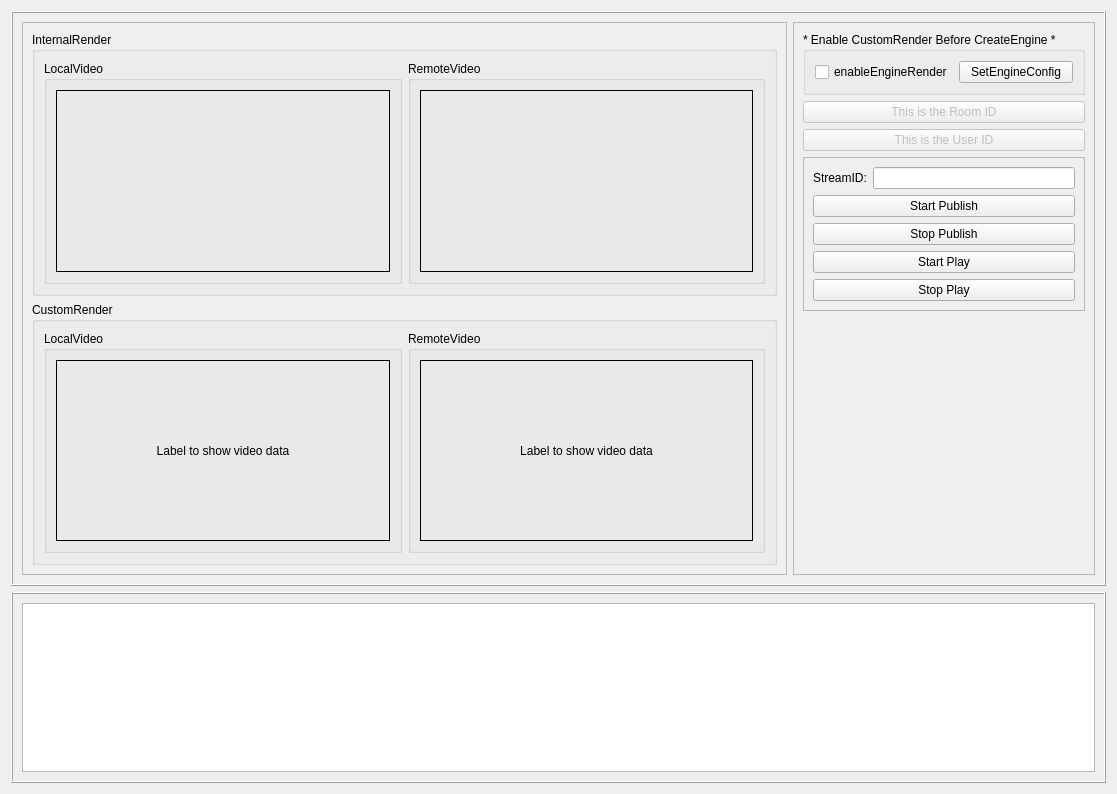
<?xml version="1.0" encoding="UTF-8"?>
<ui version="4.0">
 <class>ZegoCustomVideoRenderDemo</class>
 <widget class="QWidget" name="ZegoCustomVideoRenderDemo">
  <property name="geometry">
   <rect>
    <x>0</x>
    <y>0</y>
    <width>1117</width>
    <height>794</height>
   </rect>
  </property>
  <property name="windowTitle">
   <string>Form</string>
  </property>
  <layout class="QVBoxLayout" name="verticalLayout" stretch="3,1">
   <item>
    <widget class="QFrame" name="frame">
     <property name="frameShape">
      <enum>QFrame::Box</enum>
     </property>
     <property name="frameShadow">
      <enum>QFrame::Raised</enum>
     </property>
     <layout class="QHBoxLayout" name="horizontalLayout_4" stretch="3,1">
      <item>
       <widget class="QFrame" name="frame_2">
        <property name="frameShape">
         <enum>QFrame::StyledPanel</enum>
        </property>
        <property name="frameShadow">
         <enum>QFrame::Raised</enum>
        </property>
        <layout class="QVBoxLayout" name="verticalLayout_4">
         <item>
          <widget class="QGroupBox" name="groupBox">
           <property name="title">
            <string>InternalRender</string>
           </property>
           <layout class="QHBoxLayout" name="horizontalLayout_2">
            <item>
             <widget class="QGroupBox" name="groupBox_6">
              <property name="title">
               <string>LocalVideo</string>
              </property>
              <layout class="QHBoxLayout" name="horizontalLayout_3">
               <item>
                <widget class="QFrame" name="frame_local_internal_video">
                 <property name="sizePolicy">
                  <sizepolicy hsizetype="Ignored" vsizetype="Ignored">
                   <horstretch>0</horstretch>
                   <verstretch>0</verstretch>
                  </sizepolicy>
                 </property>
                 <property name="frameShape">
                  <enum>QFrame::Box</enum>
                 </property>
                </widget>
               </item>
              </layout>
             </widget>
            </item>
            <item>
             <widget class="QGroupBox" name="groupBox_7">
              <property name="title">
               <string>RemoteVideo</string>
              </property>
              <layout class="QHBoxLayout" name="horizontalLayout_7">
               <item>
                <widget class="QFrame" name="frame_remote_internal_video">
                 <property name="sizePolicy">
                  <sizepolicy hsizetype="Ignored" vsizetype="Ignored">
                   <horstretch>0</horstretch>
                   <verstretch>0</verstretch>
                  </sizepolicy>
                 </property>
                 <property name="frameShape">
                  <enum>QFrame::Box</enum>
                 </property>
                </widget>
               </item>
              </layout>
             </widget>
            </item>
           </layout>
          </widget>
         </item>
         <item>
          <widget class="QGroupBox" name="groupBox_3">
           <property name="title">
            <string>CustomRender</string>
           </property>
           <layout class="QHBoxLayout" name="horizontalLayout_8">
            <item>
             <widget class="QGroupBox" name="groupBox_8">
              <property name="title">
               <string>LocalVideo</string>
              </property>
              <layout class="QHBoxLayout" name="horizontalLayout_9">
               <item>
                <widget class="QLabel" name="label_custom_local_video">
                 <property name="sizePolicy">
                  <sizepolicy hsizetype="Ignored" vsizetype="Ignored">
                   <horstretch>0</horstretch>
                   <verstretch>0</verstretch>
                  </sizepolicy>
                 </property>
                 <property name="frameShape">
                  <enum>QFrame::Box</enum>
                 </property>
                 <property name="text">
                  <string>Label to show video data</string>
                 </property>
                 <property name="scaledContents">
                  <bool>false</bool>
                 </property>
                 <property name="alignment">
                  <set>Qt::AlignCenter</set>
                 </property>
                </widget>
               </item>
              </layout>
             </widget>
            </item>
            <item>
             <widget class="QGroupBox" name="groupBox_9">
              <property name="title">
               <string>RemoteVideo</string>
              </property>
              <layout class="QHBoxLayout" name="horizontalLayout_10">
               <item>
                <widget class="QLabel" name="label_custom_remote_video">
                 <property name="sizePolicy">
                  <sizepolicy hsizetype="Ignored" vsizetype="Ignored">
                   <horstretch>0</horstretch>
                   <verstretch>0</verstretch>
                  </sizepolicy>
                 </property>
                 <property name="frameShape">
                  <enum>QFrame::Box</enum>
                 </property>
                 <property name="text">
                  <string>Label to show video data</string>
                 </property>
                 <property name="scaledContents">
                  <bool>false</bool>
                 </property>
                 <property name="alignment">
                  <set>Qt::AlignCenter</set>
                 </property>
                </widget>
               </item>
              </layout>
             </widget>
            </item>
           </layout>
          </widget>
         </item>
        </layout>
       </widget>
      </item>
      <item>
       <widget class="QFrame" name="frame_3">
        <property name="maximumSize">
         <size>
          <width>500</width>
          <height>16777215</height>
         </size>
        </property>
        <property name="frameShape">
         <enum>QFrame::StyledPanel</enum>
        </property>
        <property name="frameShadow">
         <enum>QFrame::Raised</enum>
        </property>
        <layout class="QVBoxLayout" name="verticalLayout_3">
         <item>
          <widget class="QGroupBox" name="groupBox_2">
           <property name="title">
            <string>* Enable CustomRender Before CreateEngine *</string>
           </property>
           <layout class="QHBoxLayout" name="horizontalLayout">
            <item>
             <widget class="QCheckBox" name="checkBox_enableEngineRender">
              <property name="text">
               <string>enableEngineRender</string>
              </property>
             </widget>
            </item>
            <item>
             <widget class="QPushButton" name="pushButton_setEngineConfig">
              <property name="text">
               <string>SetEngineConfig</string>
              </property>
             </widget>
            </item>
           </layout>
          </widget>
         </item>
         <item>
          <widget class="QPushButton" name="pushButton_roomID">
           <property name="enabled">
            <bool>false</bool>
           </property>
           <property name="text">
            <string>This is the Room ID</string>
           </property>
          </widget>
         </item>
         <item>
          <widget class="QPushButton" name="pushButton_userID">
           <property name="enabled">
            <bool>false</bool>
           </property>
           <property name="text">
            <string>This is the User ID</string>
           </property>
          </widget>
         </item>
         <item>
          <widget class="QFrame" name="frame_4">
           <property name="frameShape">
            <enum>QFrame::StyledPanel</enum>
           </property>
           <property name="frameShadow">
            <enum>QFrame::Raised</enum>
           </property>
           <layout class="QFormLayout" name="formLayout_2">
            <item row="0" column="0">
             <widget class="QLabel" name="label_3">
              <property name="text">
               <string>StreamID:</string>
              </property>
             </widget>
            </item>
            <item row="0" column="1">
             <widget class="QLineEdit" name="lineEdit_streamID">
              <property name="sizePolicy">
               <sizepolicy hsizetype="Preferred" vsizetype="Preferred">
                <horstretch>0</horstretch>
                <verstretch>0</verstretch>
               </sizepolicy>
              </property>
             </widget>
            </item>
            <item row="4" column="0" colspan="2">
             <widget class="QPushButton" name="pushButton_startPublish">
              <property name="sizePolicy">
               <sizepolicy hsizetype="Preferred" vsizetype="Preferred">
                <horstretch>0</horstretch>
                <verstretch>0</verstretch>
               </sizepolicy>
              </property>
              <property name="text">
               <string>Start Publish</string>
              </property>
             </widget>
            </item>
            <item row="5" column="0" colspan="2">
             <widget class="QPushButton" name="pushButton_stopPublish">
              <property name="sizePolicy">
               <sizepolicy hsizetype="Preferred" vsizetype="Preferred">
                <horstretch>0</horstretch>
                <verstretch>0</verstretch>
               </sizepolicy>
              </property>
              <property name="text">
               <string>Stop Publish</string>
              </property>
             </widget>
            </item>
            <item row="6" column="0" colspan="2">
             <widget class="QPushButton" name="pushButton_startPlay">
              <property name="sizePolicy">
               <sizepolicy hsizetype="Preferred" vsizetype="Preferred">
                <horstretch>0</horstretch>
                <verstretch>0</verstretch>
               </sizepolicy>
              </property>
              <property name="text">
               <string>Start Play</string>
              </property>
             </widget>
            </item>
            <item row="7" column="0" colspan="2">
             <widget class="QPushButton" name="pushButton_stopPlay">
              <property name="sizePolicy">
               <sizepolicy hsizetype="Preferred" vsizetype="Preferred">
                <horstretch>0</horstretch>
                <verstretch>0</verstretch>
               </sizepolicy>
              </property>
              <property name="text">
               <string>Stop Play</string>
              </property>
             </widget>
            </item>
           </layout>
          </widget>
         </item>
         <item>
          <spacer name="verticalSpacer">
           <property name="orientation">
            <enum>Qt::Vertical</enum>
           </property>
           <property name="sizeHint" stdset="0">
            <size>
             <width>17</width>
             <height>224</height>
            </size>
           </property>
          </spacer>
         </item>
        </layout>
       </widget>
      </item>
     </layout>
    </widget>
   </item>
   <item>
    <widget class="QFrame" name="frame_5">
     <property name="sizePolicy">
      <sizepolicy hsizetype="Preferred" vsizetype="Preferred">
       <horstretch>0</horstretch>
       <verstretch>0</verstretch>
      </sizepolicy>
     </property>
     <property name="minimumSize">
      <size>
       <width>300</width>
       <height>0</height>
      </size>
     </property>
     <property name="maximumSize">
      <size>
       <width>16777215</width>
       <height>16777215</height>
      </size>
     </property>
     <property name="frameShape">
      <enum>QFrame::Box</enum>
     </property>
     <property name="frameShadow">
      <enum>QFrame::Raised</enum>
     </property>
     <layout class="QVBoxLayout" name="verticalLayout_2">
      <item>
       <widget class="QTextEdit" name="textEdit_log">
        <property name="html">
         <string>&lt;!DOCTYPE HTML PUBLIC &quot;-//W3C//DTD HTML 4.0//EN&quot; &quot;http://www.w3.org/TR/REC-html40/strict.dtd&quot;&gt;
&lt;html&gt;&lt;head&gt;&lt;meta name=&quot;qrichtext&quot; content=&quot;1&quot; /&gt;&lt;style type=&quot;text/css&quot;&gt;
p, li { white-space: pre-wrap; }
&lt;/style&gt;&lt;/head&gt;&lt;body style=&quot; font-family:'.AppleSystemUIFont'; font-size:13pt; font-weight:400; font-style:normal;&quot;&gt;
&lt;p style=&quot;-qt-paragraph-type:empty; margin-top:0px; margin-bottom:0px; margin-left:0px; margin-right:0px; -qt-block-indent:0; text-indent:0px; font-family:'SimSun'; font-size:9pt;&quot;&gt;&lt;br /&gt;&lt;/p&gt;&lt;/body&gt;&lt;/html&gt;</string>
        </property>
       </widget>
      </item>
     </layout>
    </widget>
   </item>
  </layout>
 </widget>
 <resources/>
 <connections/>
</ui>
